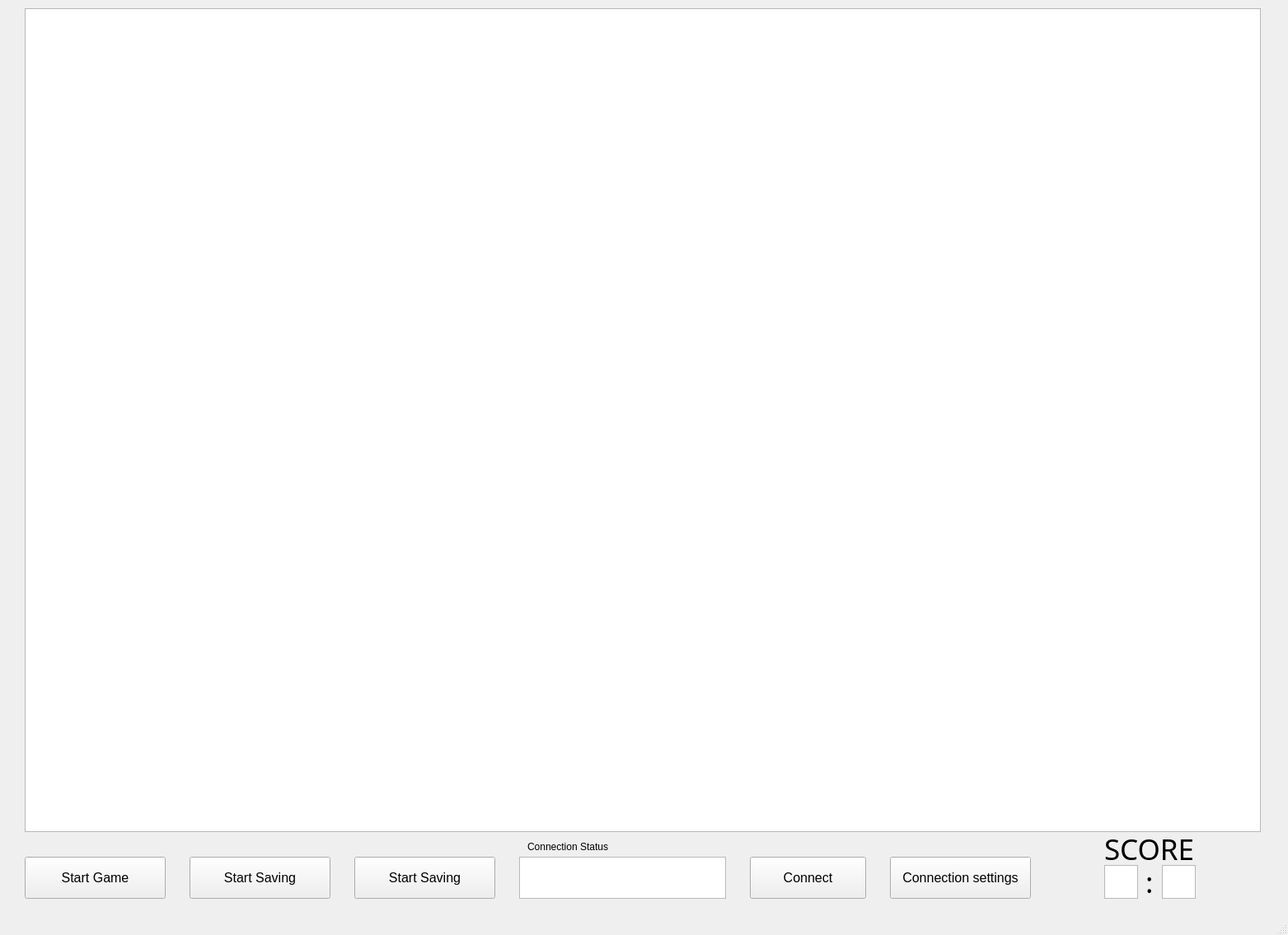
<?xml version="1.0" encoding="UTF-8"?>
<ui version="4.0">
 <class>MainWindow</class>
 <widget class="QMainWindow" name="MainWindow">
  <property name="geometry">
   <rect>
    <x>0</x>
    <y>0</y>
    <width>1563</width>
    <height>1135</height>
   </rect>
  </property>
  <property name="windowTitle">
   <string>MainWindow</string>
  </property>
  <widget class="QWidget" name="centralwidget">
   <widget class="QGraphicsView" name="graphicsView">
    <property name="geometry">
     <rect>
      <x>30</x>
      <y>10</y>
      <width>1500</width>
      <height>1000</height>
     </rect>
    </property>
   </widget>
   <widget class="QPushButton" name="startButton">
    <property name="geometry">
     <rect>
      <x>30</x>
      <y>1040</y>
      <width>171</width>
      <height>51</height>
     </rect>
    </property>
    <property name="font">
     <font>
      <pointsize>12</pointsize>
     </font>
    </property>
    <property name="text">
     <string>Start Game</string>
    </property>
   </widget>
   <widget class="QPushButton" name="connButton">
    <property name="geometry">
     <rect>
      <x>1080</x>
      <y>1040</y>
      <width>171</width>
      <height>51</height>
     </rect>
    </property>
    <property name="font">
     <font>
      <pointsize>12</pointsize>
     </font>
    </property>
    <property name="text">
     <string>Connection settings</string>
    </property>
   </widget>
   <widget class="QPushButton" name="testconnButton">
    <property name="geometry">
     <rect>
      <x>910</x>
      <y>1040</y>
      <width>141</width>
      <height>51</height>
     </rect>
    </property>
    <property name="font">
     <font>
      <pointsize>12</pointsize>
     </font>
    </property>
    <property name="text">
     <string>Connect</string>
    </property>
   </widget>
   <widget class="QLabel" name="label">
    <property name="geometry">
     <rect>
      <x>1340</x>
      <y>1000</y>
      <width>121</width>
      <height>61</height>
     </rect>
    </property>
    <property name="font">
     <font>
      <family>MS PGothic</family>
      <pointsize>26</pointsize>
     </font>
    </property>
    <property name="text">
     <string>SCORE</string>
    </property>
   </widget>
   <widget class="QTextBrowser" name="p1Score">
    <property name="geometry">
     <rect>
      <x>1340</x>
      <y>1050</y>
      <width>41</width>
      <height>41</height>
     </rect>
    </property>
   </widget>
   <widget class="QLabel" name="label_2">
    <property name="geometry">
     <rect>
      <x>1390</x>
      <y>1040</y>
      <width>41</width>
      <height>61</height>
     </rect>
    </property>
    <property name="font">
     <font>
      <family>MS PGothic</family>
      <pointsize>26</pointsize>
     </font>
    </property>
    <property name="text">
     <string>:</string>
    </property>
   </widget>
   <widget class="QTextBrowser" name="p2Score">
    <property name="geometry">
     <rect>
      <x>1410</x>
      <y>1050</y>
      <width>41</width>
      <height>41</height>
     </rect>
    </property>
   </widget>
   <widget class="QTextBrowser" name="connStatus">
    <property name="geometry">
     <rect>
      <x>630</x>
      <y>1040</y>
      <width>251</width>
      <height>51</height>
     </rect>
    </property>
   </widget>
   <widget class="QLabel" name="label_3">
    <property name="geometry">
     <rect>
      <x>640</x>
      <y>1020</y>
      <width>121</width>
      <height>16</height>
     </rect>
    </property>
    <property name="text">
     <string>Connection Status</string>
    </property>
   </widget>
   <widget class="QPushButton" name="startButton_2">
    <property name="geometry">
     <rect>
      <x>230</x>
      <y>1040</y>
      <width>171</width>
      <height>51</height>
     </rect>
    </property>
    <property name="font">
     <font>
      <pointsize>12</pointsize>
     </font>
    </property>
    <property name="text">
     <string>Start Saving</string>
    </property>
   </widget>
   <widget class="QPushButton" name="startButton_3">
    <property name="geometry">
     <rect>
      <x>430</x>
      <y>1040</y>
      <width>171</width>
      <height>51</height>
     </rect>
    </property>
    <property name="font">
     <font>
      <pointsize>12</pointsize>
     </font>
    </property>
    <property name="text">
     <string>Start Saving</string>
    </property>
   </widget>
  </widget>
  <widget class="QMenuBar" name="menubar">
   <property name="geometry">
    <rect>
     <x>0</x>
     <y>0</y>
     <width>1563</width>
     <height>21</height>
    </rect>
   </property>
  </widget>
  <widget class="QStatusBar" name="statusbar"/>
 </widget>
 <resources/>
 <connections/>
</ui>
